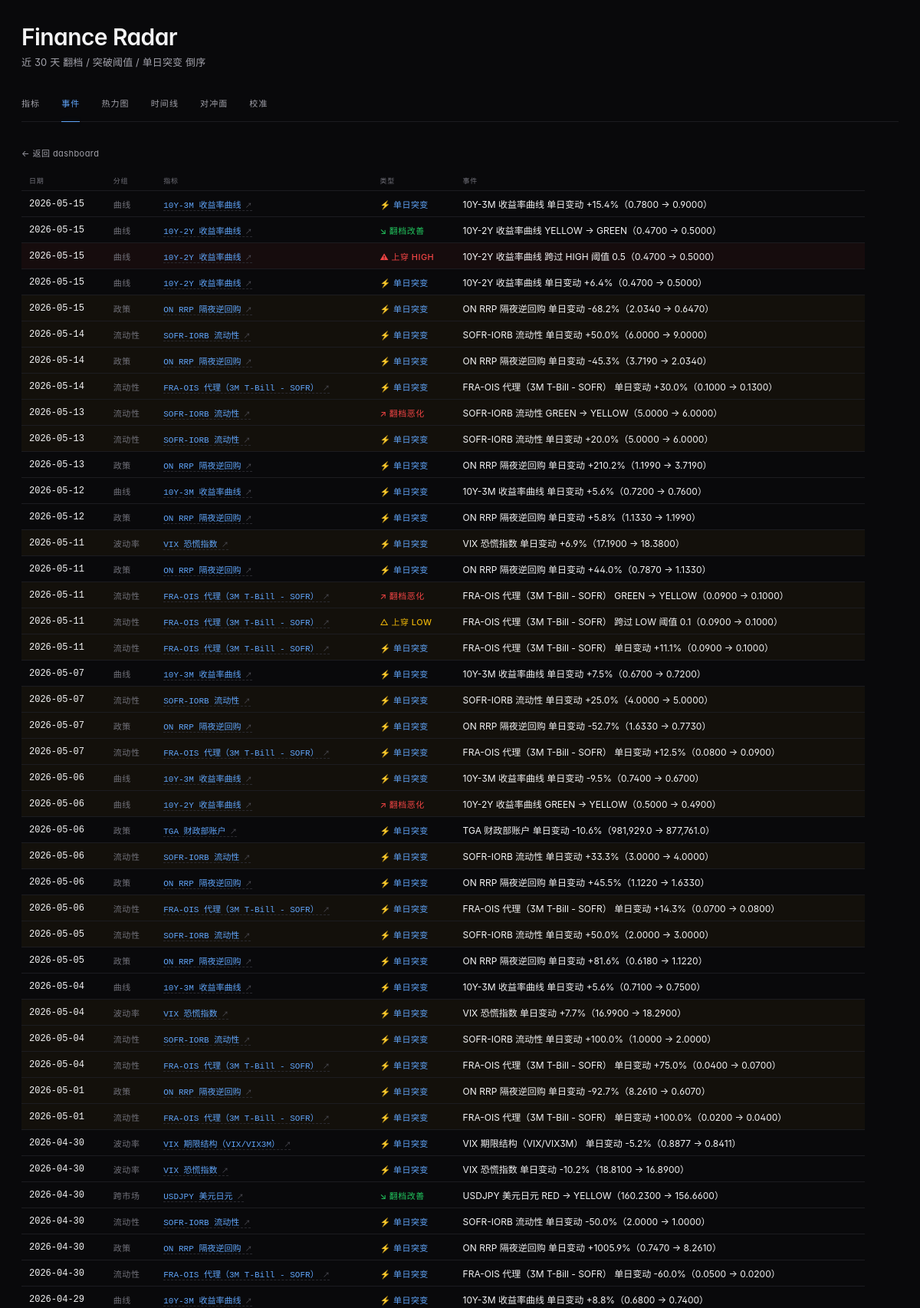
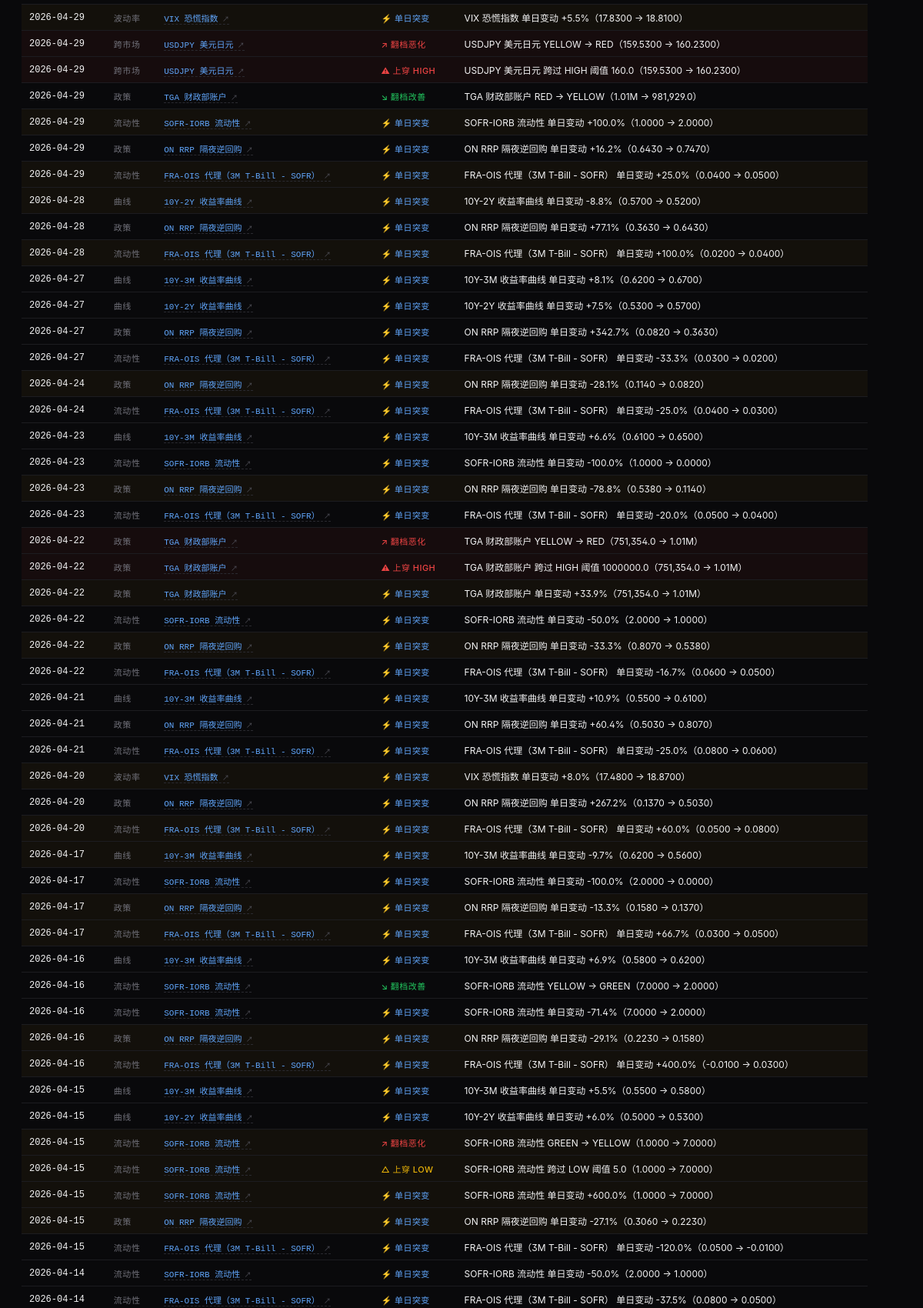
The app's page /events (upper part) with its own data (2 pictures, top to bottom).
### tables this page shows
CREATE TABLE indicators (
    id          INTEGER PRIMARY KEY,
    name        TEXT    NOT NULL,
    date        TEXT    NOT NULL,
    value       REAL    NOT NULL,
    source      TEXT    NOT NULL,
    ingested_at TEXT    NOT NULL,
    UNIQUE(name, date)
);

### src/web/app.py (the view)
    @app.route("/events")
    def events():
        target = app.config["DB_PATH"]
        hist_target = app.config.get("HISTORY_DB_PATH")
        per_indicator = []
        with dbmod.open_db(target) as conn:
            for ind in _INDICATOR_REGISTRY:
                dates, values = _fetch_history_pairs(
                    conn, ind["name"], days=60, history_db_path=hist_target
                )
                if len(values) < 2:
                    continue
                evs = detect_indicator_events(
                    name=ind["name"],
                    label=ind["label"],
                    group=ind.get("group", "其他"),
                    dates=dates,
                    values=values,
                    threshold_low=ind.get("threshold_low"),
                    threshold_high=ind.get("threshold_high"),
                    direction=ind.get("direction", "up"),
                    lookback_days=30,
                )
                per_indicator.append(evs)
        events = merge_events(per_indicator)
        return render_template("events.html", events=events, active_page="events")

### src/compute/thresholds.py (called while the page is built)
def classify(value: float, low: float, high: float, direction: Direction) -> Level:
    if direction not in ("up", "down"):
        raise ValueError(f"direction 必须是 'up' 或 'down'，收到 {direction!r}")
    if low > high:
        raise ValueError(f"low ({low}) 不能大于 high ({high})")
    v = float(value)
    if direction == "up":
        if v > high:
            return Level.RED
        if v > low:
            return Level.YELLOW
        return Level.GREEN
    if v < low:
        return Level.RED
    if v < high:
        return Level.YELLOW
    return Level.GREEN

### src/store/db.py (called while the page is built)
def connect(db_path: Optional[Path] = None) -> sqlite3.Connection:
    target = Path(db_path) if db_path is not None else DB_PATH
    target.parent.mkdir(parents=True, exist_ok=True)
    conn = sqlite3.connect(str(target))
    conn.row_factory = sqlite3.Row
    conn.execute("PRAGMA foreign_keys = ON")
    return conn

def init_schema(conn: sqlite3.Connection) -> None:
    with conn:  # 事务：成功 commit，失败 rollback
        conn.executescript(_SCHEMA_SQL)
    log.info("schema 初始化完成（indicators 表 + idx_name_date 索引）")

@contextmanager
def open_db(db_path: Optional[Path] = None) -> Iterator[sqlite3.Connection]:
    conn = connect(db_path)
    try:
        init_schema(conn)
        yield conn
    finally:
        conn.close()

def get_series(
    conn: sqlite3.Connection, name: str, days: Optional[int] = None
) -> List[Dict[str, Any]]:
    if days is not None and days > 0:
        cur = conn.execute(
            """
            SELECT name, date, value, source, ingested_at FROM indicators
            WHERE name = ?
              AND date >= date('now', ?)
            ORDER BY date ASC
            """,
            (name, f"-{int(days)} days"),
        )
    else:
        cur = conn.execute(
            "SELECT name, date, value, source, ingested_at FROM indicators "
            "WHERE name = ? ORDER BY date ASC",
            (name,),
        )
    return [dict(r) for r in cur.fetchall()]

### src/store/history_db.py (called while the page is built)
def connect(db_path: Optional[Path] = None) -> sqlite3.Connection:
    target = Path(db_path) if db_path is not None else HISTORY_DB_PATH
    target.parent.mkdir(parents=True, exist_ok=True)
    conn = sqlite3.connect(str(target))
    conn.row_factory = sqlite3.Row
    return conn

def init_schema(conn: sqlite3.Connection) -> None:
    with conn:
        conn.executescript(_SCHEMA_SQL)
    log.info("history cache schema 初始化完成")

### templates/events.html (shortened to what this page needs)
{% extends "_base.html" %}
{% block subtitle %}近 30 天 翻档 / 突破阈值 / 单日突变 倒序{% endblock %}
{% block content %}
  <div class="breadcrumb">
    <a href="/">← 返回 dashboard</a>
  </div>
  {% if events %}
    <table style="max-width: 1100px;">
      <thead>
        <tr>
          <th>日期</th>
          <th>分组</th>
          <th>指标</th>
          <th>类型</th>
          <th>事件</th>
        </tr>
      </thead>
      <tbody>
        {% for e in events %}
          <tr class="event event-{{ e.severity }}">
            <td class="value">{{ e.date }}</td>
            <td class="level">{{ e.group }}</td>
            <td><a class="source-link" href="/indicator/{{ e.name }}">{{ e.label }}</a></td>
            <td class="event-kind kind-{{ e.kind }}">
              {%- if e.kind == "flip_up" -%}↗ 翻档恶化
              {%- elif e.kind == "flip_down" -%}↘ 翻档改善
              {%- elif e.kind == "cross_high" -%}⚠ 上穿 HIGH
              {%- elif e.kind == "cross_low" -%}△ 上穿 LOW
              {%- elif e.kind == "spike" -%}⚡ 单日突变
              {%- else -%}{{ e.kind }}
              {%- endif -%}
            </td>
            <td>{{ e.message }}</td>
          </tr>
        {% endfor %}
      </tbody>
    </table>
  {% else %}
    <p class="empty" style="max-width: 880px;">近 30 天没检测到异常事件（或历史数据不足）。等下个 daily_fetch 累积。</p>
  {% endif %}
{% endblock %}

### templates/_base.html (style rules this page uses)
:root { --bg-base: #09090b; --bg-elevated: #0f0f12; --bg-elevated-2: #14141a; --bg-glass: rgba(255, 255, 255, 0.02); --border-subtle: #1c1c20; --border-strong: #2a2a30; --border-glass: rgba(255, 255, 255, 0.06); --text-primary: #f4f4f5; --text-secondary: #a1a1aa; --text-tertiary: #71717a; --text-muted: #52525b; --accent: #60a5fa; --accent-hover: #93c5fd; --accent-glow: rgba(96, 165, 250, 0.15); --green: #22c55e; --yellow: #eab308; --red: #ef4444; --green-soft: rgba(34, 197, 94, 0.12); --yellow-soft: rgba(234, 179, 8, 0.14); --red-soft: rgba(239, 68, 68, 0.14); --shadow-card: 0 1px 0 rgba(255, 255, 255, 0.03) inset, 0 16px 32px -16px rgba(0, 0, 0, 0.6); --shadow-elev: 0 1px 0 rgba(255, 255, 255, 0.04) inset, 0 24px 48px -20px rgba(0, 0, 0, 0.7); --ease-out: cubic-bezier(0.16, 1, 0.3, 1); }
* { box-sizing: border-box; }
html, body { margin: 0; padding: 0; background: var(--bg-base); }
body { font-family: 'Geist', -apple-system, BlinkMacSystemFont, "PingFang SC", "Helvetica Neue", sans-serif; color: var(--text-primary); padding: 32px 28px 60px; max-width: 1280px; margin: 0 auto; min-height: 100dvh; font-feature-settings: "ss01", "cv11"; }
a { transition: color 0.15s var(--ease-out), background 0.15s var(--ease-out), transform 0.1s var(--ease-out); }
table { border-collapse: collapse; width: 100%; }
th, td { padding: 8px 10px; text-align: left; border-bottom: 1px solid var(--border-subtle); font-size: 12px; }
tr:last-child td { border-bottom: 0; }
th { color: var(--text-tertiary); font-weight: 500; font-size: 9px; text-transform: uppercase; letter-spacing: 0.08em; padding: 6px 10px; }
td.value { font-variant-numeric: tabular-nums; font-weight: 500; font-family: 'Geist Mono', ui-monospace, 'JetBrains Mono', monospace; }
.level { font-size: 11px; color: var(--text-tertiary); text-transform: uppercase; letter-spacing: 0.06em; }
.source-link { color: var(--accent); text-decoration: none; border-bottom: 1px dashed var(--border-strong); font-size: 11px; font-family: 'Geist Mono', ui-monospace, monospace; }
.source-link::after { content: " ↗"; font-size: 9px; color: var(--text-muted); }
.breadcrumb { margin: 0 0 16px; font-size: 11px; color: var(--text-muted); letter-spacing: 0.04em; }
.breadcrumb a { color: var(--text-secondary); text-decoration: none; }
tr.event-alert td { background: rgba(239, 68, 68, 0.05); }
tr.event-warn td { background: rgba(234, 179, 8, 0.04); }
tr.event-info td { background: transparent; }
.event-kind { font-size: 11px; white-space: nowrap; font-weight: 500; letter-spacing: 0.04em; }
.kind-flip_up, .kind-cross_high { color: var(--red); }
.kind-flip_down { color: var(--green); }
.kind-cross_low { color: var(--yellow); }
.kind-spike { color: var(--accent); }

### records on screen
indicators: date "2026-05-13", group "流动性", label "SOFR-IORB 流动性", shows "↗ 翻档恶化", message "SOFR-IORB 流动性 GREEN → YELLOW（5.0000 → 6.0000）", message "SOFR-IORB 流动性 单日变动 +20.0%（5.0000 → 6.0000）"
indicators: date "2026-05-12", group "曲线", label "10Y-3M 收益率曲线", shows "⚡ 单日突变", message "10Y-3M 收益率曲线 单日变动 +5.6%（0.7200 → 0.7600）"
indicators: date "2026-05-11", group "波动率", label "VIX 恐慌指数", shows "⚡ 单日突变", message "VIX 恐慌指数 单日变动 +6.9%（17.1900 → 18.3800）"
indicators: date "2026-05-07", group "曲线", label "10Y-3M 收益率曲线", shows "⚡ 单日突变", message "10Y-3M 收益率曲线 单日变动 +7.5%（0.6700 → 0.7200）"
indicators: date "2026-05-07", group "流动性", label "SOFR-IORB 流动性", shows "⚡ 单日突变", message "SOFR-IORB 流动性 单日变动 +25.0%（4.0000 → 5.0000）"
indicators: date "2026-05-06", group "曲线", label "10Y-3M 收益率曲线", shows "⚡ 单日突变", message "10Y-3M 收益率曲线 单日变动 -9.5%（0.7400 → 0.6700）"
indicators: date "2026-05-06", group "曲线", label "10Y-2Y 收益率曲线", shows "↗ 翻档恶化", message "10Y-2Y 收益率曲线 GREEN → YELLOW（0.5000 → 0.4900）"
indicators: date "2026-05-06", group "流动性", label "SOFR-IORB 流动性", shows "⚡ 单日突变", message "SOFR-IORB 流动性 单日变动 +33.3%（3.0000 → 4.0000）"
indicators: date "2026-05-05", group "流动性", label "SOFR-IORB 流动性", shows "⚡ 单日突变", message "SOFR-IORB 流动性 单日变动 +50.0%（2.0000 → 3.0000）"
indicators: date "2026-05-04", group "曲线", label "10Y-3M 收益率曲线", shows "⚡ 单日突变", message "10Y-3M 收益率曲线 单日变动 +5.6%（0.7100 → 0.7500）"
indicators: date "2026-05-04", group "波动率", label "VIX 恐慌指数", shows "⚡ 单日突变", message "VIX 恐慌指数 单日变动 +7.7%（16.9900 → 18.2900）"
indicators: date "2026-05-04", group "流动性", label "SOFR-IORB 流动性", shows "⚡ 单日突变", message "SOFR-IORB 流动性 单日变动 +100.0%（1.0000 → 2.0000）"
indicators: date "2026-04-30", group "波动率", label "VIX 恐慌指数", shows "⚡ 单日突变", message "VIX 恐慌指数 单日变动 -10.2%（18.8100 → 16.8900）"
indicators: date "2026-04-30", group "跨市场", label "USDJPY 美元日元", shows "↘ 翻档改善", message "USDJPY 美元日元 RED → YELLOW（160.2300 → 156.6600）"
indicators: date "2026-04-30", group "流动性", label "SOFR-IORB 流动性", shows "⚡ 单日突变", message "SOFR-IORB 流动性 单日变动 -50.0%（2.0000 → 1.0000）"
indicators: date "2026-04-29", group "曲线", label "10Y-3M 收益率曲线", shows "⚡ 单日突变", message "10Y-3M 收益率曲线 单日变动 +8.8%（0.6800 → 0.7400）"
indicators: date "2026-04-29", group "波动率", label "VIX 恐慌指数", shows "⚡ 单日突变", message "VIX 恐慌指数 单日变动 +5.5%（17.8300 → 18.8100）"
indicators: date "2026-04-29", group "跨市场", label "USDJPY 美元日元", shows "↗ 翻档恶化", message "USDJPY 美元日元 YELLOW → RED（159.5300 → 160.2300）", message "USDJPY 美元日元 跨过 HIGH 阈值 160.0（159.5300 → 160.2300）"
indicators: date "2026-04-29", group "流动性", label "SOFR-IORB 流动性", shows "⚡ 单日突变", message "SOFR-IORB 流动性 单日变动 +100.0%（1.0000 → 2.0000）"
indicators: date "2026-04-28", group "曲线", label "10Y-2Y 收益率曲线", shows "⚡ 单日突变", message "10Y-2Y 收益率曲线 单日变动 -8.8%（0.5700 → 0.5200）"
indicators: date "2026-04-27", group "曲线", label "10Y-3M 收益率曲线", shows "⚡ 单日突变", message "10Y-3M 收益率曲线 单日变动 +8.1%（0.6200 → 0.6700）"
indicators: date "2026-04-27", group "曲线", label "10Y-2Y 收益率曲线", shows "⚡ 单日突变", message "10Y-2Y 收益率曲线 单日变动 +7.5%（0.5300 → 0.5700）"
indicators: date "2026-04-23", group "曲线", label "10Y-3M 收益率曲线", shows "⚡ 单日突变", message "10Y-3M 收益率曲线 单日变动 +6.6%（0.6100 → 0.6500）"
indicators: date "2026-04-23", group "流动性", label "SOFR-IORB 流动性", shows "⚡ 单日突变", message "SOFR-IORB 流动性 单日变动 -100.0%（1.0000 → 0.0000）"
indicators: date "2026-04-22", group "流动性", label "SOFR-IORB 流动性", shows "⚡ 单日突变", message "SOFR-IORB 流动性 单日变动 -50.0%（2.0000 → 1.0000）"
indicators: date "2026-04-21", group "曲线", label "10Y-3M 收益率曲线", shows "⚡ 单日突变", message "10Y-3M 收益率曲线 单日变动 +10.9%（0.5500 → 0.6100）"
indicators: date "2026-04-20", group "波动率", label "VIX 恐慌指数", shows "⚡ 单日突变", message "VIX 恐慌指数 单日变动 +8.0%（17.4800 → 18.8700）"
indicators: date "2026-04-17", group "曲线", label "10Y-3M 收益率曲线", shows "⚡ 单日突变", message "10Y-3M 收益率曲线 单日变动 -9.7%（0.6200 → 0.5600）"
indicators: date "2026-04-17", group "流动性", label "SOFR-IORB 流动性", shows "⚡ 单日突变", message "SOFR-IORB 流动性 单日变动 -100.0%（2.0000 → 0.0000）"
indicators: date "2026-04-16", group "曲线", label "10Y-3M 收益率曲线", shows "⚡ 单日突变", message "10Y-3M 收益率曲线 单日变动 +6.9%（0.5800 → 0.6200）"
indicators: date "2026-04-16", group "流动性", label "SOFR-IORB 流动性", shows "↘ 翻档改善", message "SOFR-IORB 流动性 YELLOW → GREEN（7.0000 → 2.0000）", message "SOFR-IORB 流动性 单日变动 -71.4%（7.0000 → 2.0000）"
indicators: date "2026-04-15", group "曲线", label "10Y-3M 收益率曲线", shows "⚡ 单日突变", message "10Y-3M 收益率曲线 单日变动 +5.5%（0.5500 → 0.5800）"
indicators: date "2026-04-15", group "曲线", label "10Y-2Y 收益率曲线", shows "⚡ 单日突变", message "10Y-2Y 收益率曲线 单日变动 +6.0%（0.5000 → 0.5300）"
indicators: date "2026-04-15", group "流动性", label "SOFR-IORB 流动性", shows "↗ 翻档恶化", message "SOFR-IORB 流动性 GREEN → YELLOW（1.0000 → 7.0000）", message "SOFR-IORB 流动性 跨过 LOW 阈值 5.0（1.0000 → 7.0000）", message "SOFR-IORB 流动性 单日变动 +600.0%（1.0000 → 7.0000）"
indicators: date "2026-04-14", group "流动性", label "SOFR-IORB 流动性", shows "⚡ 单日突变", message "SOFR-IORB 流动性 单日变动 -50.0%（2.0000 → 1.0000）"

### other values on screen
{{ e.date }} "2026-05-15" "2026-05-15" "2026-05-15" "2026-05-15" "2026-05-15" "2026-05-14" "2026-05-14" "2026-05-14" "2026-05-13" "2026-05-12" "2026-05-11" "2026-05-11" "2026-05-11" "2026-05-11" "2026-05-07" "2026-05-07" "2026-05-06" "2026-05-06" "2026-05-06" "2026-05-05" "2026-05-04" "2026-05-01" "2026-05-01" "2026-04-30" "2026-04-30" "2026-04-30" "2026-04-29" "2026-04-29" "2026-04-29" "2026-04-28" "2026-04-28" "2026-04-27" "2026-04-27" "2026-04-24" "2026-04-24" "2026-04-23" "2026-04-23" "2026-04-22" "2026-04-22" "2026-04-22" "2026-04-22" "2026-04-22" "2026-04-21" "2026-04-21" "2026-04-20" "2026-04-20" "2026-04-17" "2026-04-17" "2026-04-16" "2026-04-16" "2026-04-15" "2026-04-15" "2026-04-14"
{{ e.group }} "曲线" "曲线" "曲线" "曲线" "政策" "流动性" "政策" "流动性" "政策" "政策" "政策" "流动性" "流动性" "流动性" "政策" "流动性" "政策" "政策" "流动性" "政策" "流动性" "政策" "流动性" "波动率" "政策" "流动性" "政策" "政策" "流动性" "政策" "流动性" "政策" "流动性" "政策" "流动性" "政策" "流动性" "政策" "政策" "政策" "政策" "流动性" "政策" "流动性" "政策" "流动性" "政策" "流动性" "政策" "流动性" "政策" "流动性" "流动性"
{{ e.label }} "10Y-3M 收益率曲线" "10Y-2Y 收益率曲线" "10Y-2Y 收益率曲线" "10Y-2Y 收益率曲线" "ON RRP 隔夜逆回购" "SOFR-IORB 流动性" "ON RRP 隔夜逆回购" "FRA-OIS 代理（3M T-Bill - SOFR）" "ON RRP 隔夜逆回购" "ON RRP 隔夜逆回购" "ON RRP 隔夜逆回购" "FRA-OIS 代理（3M T-Bill - SOFR）" "FRA-OIS 代理（3M T-Bill - SOFR）" "FRA-OIS 代理（3M T-Bill - SOFR）" "ON RRP 隔夜逆回购" "FRA-OIS 代理（3M T-Bill - SOFR）" "TGA 财政部账户" "ON RRP 隔夜逆回购" "FRA-OIS 代理（3M T-Bill - SOFR）" "ON RRP 隔夜逆回购" "FRA-OIS 代理（3M T-Bill - SOFR）" "ON RRP 隔夜逆回购" "FRA-OIS 代理（3M T-Bill - SOFR）" "VIX 期限结构（VIX/VIX3M）" "ON RRP 隔夜逆回购" "FRA-OIS 代理（3M T-Bill - SOFR）" "TGA 财政部账户" "ON RRP 隔夜逆回购" "FRA-OIS 代理（3M T-Bill - SOFR）" "ON RRP 隔夜逆回购" "FRA-OIS 代理（3M T-Bill - SOFR）" "ON RRP 隔夜逆回购" "FRA-OIS 代理（3M T-Bill - SOFR）" "ON RRP 隔夜逆回购" "FRA-OIS 代理（3M T-Bill - SOFR）" "ON RRP 隔夜逆回购" "FRA-OIS 代理（3M T-Bill - SOFR）" "TGA 财政部账户" "TGA 财政部账户" "TGA 财政部账户" "ON RRP 隔夜逆回购" "FRA-OIS 代理（3M T-Bill - SOFR）" "ON RRP 隔夜逆回购" "FRA-OIS 代理（3M T-Bill - SOFR）" "ON RRP 隔夜逆回购" "FRA-OIS 代理（3M T-Bill - SOFR）" "ON RRP 隔夜逆回购" "FRA-OIS 代理（3M T-Bill - SOFR）" "ON RRP 隔夜逆回购" "FRA-OIS 代理（3M T-Bill - SOFR）" "ON RRP 隔夜逆回购" "FRA-OIS 代理（3M T-Bill - SOFR）" "FRA-OIS 代理（3M T-Bill - SOFR）"
{{ e.message }} "10Y-3M 收益率曲线 单日变动 +15.4%（0.7800 → 0.9000）" "10Y-2Y 收益率曲线 YELLOW → GREEN（0.4700 → 0.5000）" "10Y-2Y 收益率曲线 跨过 HIGH 阈值 0.5（0.4700 → 0.5000）" "10Y-2Y 收益率曲线 单日变动 +6.4%（0.4700 → 0.5000）" "ON RRP 隔夜逆回购 单日变动 -68.2%（2.0340 → 0.6470）" "SOFR-IORB 流动性 单日变动 +50.0%（6.0000 → 9.0000）" "ON RRP 隔夜逆回购 单日变动 -45.3%（3.7190 → 2.0340）" "FRA-OIS 代理（3M T-Bill - SOFR） 单日变动 +30.0%（0.1000 → 0.1300）" "ON RRP 隔夜逆回购 单日变动 +210.2%（1.1990 → 3.7190）" "ON RRP 隔夜逆回购 单日变动 +5.8%（1.1330 → 1.1990）" "ON RRP 隔夜逆回购 单日变动 +44.0%（0.7870 → 1.1330）" "FRA-OIS 代理（3M T-Bill - SOFR） GREEN → YELLOW（0.0900 → 0.1000）" "FRA-OIS 代理（3M T-Bill - SOFR） 跨过 LOW 阈值 0.1（0.0900 → 0.1000）" "FRA-OIS 代理（3M T-Bill - SOFR） 单日变动 +11.1%（0.0900 → 0.1000）" "ON RRP 隔夜逆回购 单日变动 -52.7%（1.6330 → 0.7730）" "FRA-OIS 代理（3M T-Bill - SOFR） 单日变动 +12.5%（0.0800 → 0.0900）" "TGA 财政部账户 单日变动 -10.6%（981,929.0 → 877,761.0）" "ON RRP 隔夜逆回购 单日变动 +45.5%（1.1220 → 1.6330）" "FRA-OIS 代理（3M T-Bill - SOFR） 单日变动 +14.3%（0.0700 → 0.0800）" "ON RRP 隔夜逆回购 单日变动 +81.6%（0.6180 → 1.1220）" "FRA-OIS 代理（3M T-Bill - SOFR） 单日变动 +75.0%（0.0400 → 0.0700）" "ON RRP 隔夜逆回购 单日变动 -92.7%（8.2610 → 0.6070）" "FRA-OIS 代理（3M T-Bill - SOFR） 单日变动 +100.0%（0.0200 → 0.0400）" "VIX 期限结构（VIX/VIX3M） 单日变动 -5.2%（0.8877 → 0.8411）" "ON RRP 隔夜逆回购 单日变动 +1005.9%（0.7470 → 8.2610）" "FRA-OIS 代理（3M T-Bill - SOFR） 单日变动 -60.0%（0.0500 → 0.0200）" "TGA 财政部账户 RED → YELLOW（1.01M → 981,929.0）" "ON RRP 隔夜逆回购 单日变动 +16.2%（0.6430 → 0.7470）" "FRA-OIS 代理（3M T-Bill - SOFR） 单日变动 +25.0%（0.0400 → 0.0500）" "ON RRP 隔夜逆回购 单日变动 +77.1%（0.3630 → 0.6430）" "FRA-OIS 代理（3M T-Bill - SOFR） 单日变动 +100.0%（0.0200 → 0.0400）" "ON RRP 隔夜逆回购 单日变动 +342.7%（0.0820 → 0.3630）" "FRA-OIS 代理（3M T-Bill - SOFR） 单日变动 -33.3%（0.0300 → 0.0200）" "ON RRP 隔夜逆回购 单日变动 -28.1%（0.1140 → 0.0820）" "FRA-OIS 代理（3M T-Bill - SOFR） 单日变动 -25.0%（0.0400 → 0.0300）" "ON RRP 隔夜逆回购 单日变动 -78.8%（0.5380 → 0.1140）" "FRA-OIS 代理（3M T-Bill - SOFR） 单日变动 -20.0%（0.0500 → 0.0400）" "TGA 财政部账户 YELLOW → RED（751,354.0 → 1.01M）" "TGA 财政部账户 跨过 HIGH 阈值 1000000.0（751,354.0 → 1.01M）" "TGA 财政部账户 单日变动 +33.9%（751,354.0 → 1.01M）" "ON RRP 隔夜逆回购 单日变动 -33.3%（0.8070 → 0.5380）" "FRA-OIS 代理（3M T-Bill - SOFR） 单日变动 -16.7%（0.0600 → 0.0500）" "ON RRP 隔夜逆回购 单日变动 +60.4%（0.5030 → 0.8070）" "FRA-OIS 代理（3M T-Bill - SOFR） 单日变动 -25.0%（0.0800 → 0.0600）" "ON RRP 隔夜逆回购 单日变动 +267.2%（0.1370 → 0.5030）" "FRA-OIS 代理（3M T-Bill - SOFR） 单日变动 +60.0%（0.0500 → 0.0800）" "ON RRP 隔夜逆回购 单日变动 -13.3%（0.1580 → 0.1370）" "FRA-OIS 代理（3M T-Bill - SOFR） 单日变动 +66.7%（0.0300 → 0.0500）" "ON RRP 隔夜逆回购 单日变动 -29.1%（0.2230 → 0.1580）" "FRA-OIS 代理（3M T-Bill - SOFR） 单日变动 +400.0%（-0.0100 → 0.0300）" "ON RRP 隔夜逆回购 单日变动 -27.1%（0.3060 → 0.2230）" "FRA-OIS 代理（3M T-Bill - SOFR） 单日变动 -120.0%（0.0500 → -0.0100）" "FRA-OIS 代理（3M T-Bill - SOFR） 单日变动 -37.5%（0.0800 → 0.0500）"
